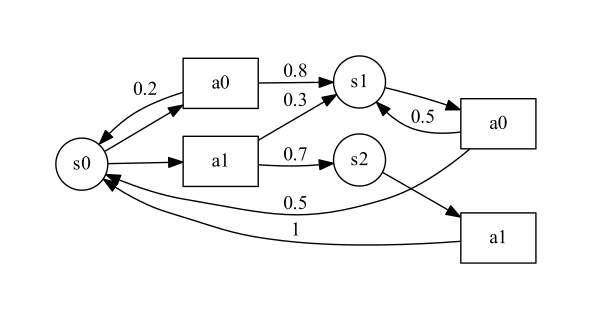

Write the Python code that produced this figure.
# -*- coding: utf-8 -*-
"""
Created on Wed Nov 13 13:21:23 2019

@author: oura
"""

# -*- coding: utf-8 -*-
"""
Created on Sun Nov 10 16:57:14 2019

@author: oura
"""

from graphviz import Digraph

G = Digraph(format='pdf')
G.attr(rankdir='LR')

G.attr('node', shape='circle')
G.node("s0")
G.node("s1")
G.node("s2")

G.attr('node', shape='polygon')
G.node("a00", label="a0")
G.node("a01", label="a0")
G.node("a10", label="a1")
G.node("a12", label="a1")

G.edge("s0","a00")
G.edge("s0","a10")

G.edge("a00","s0",label="0.2")
G.edge("a00","s1",label="0.8")
G.edge("a10","s1",label="0.3")
G.edge("a10","s2",label="0.7")

G.edge("s1","a01")

G.edge("a01","s0",label="0.5")
G.edge("a01","s1",label="0.5")

G.edge("s2","a12")

G.edge("a12","s0",label="1")

# print()するとdot形式で出力される
print(G)

# pdfで保存
G.render('MDP_sample')
